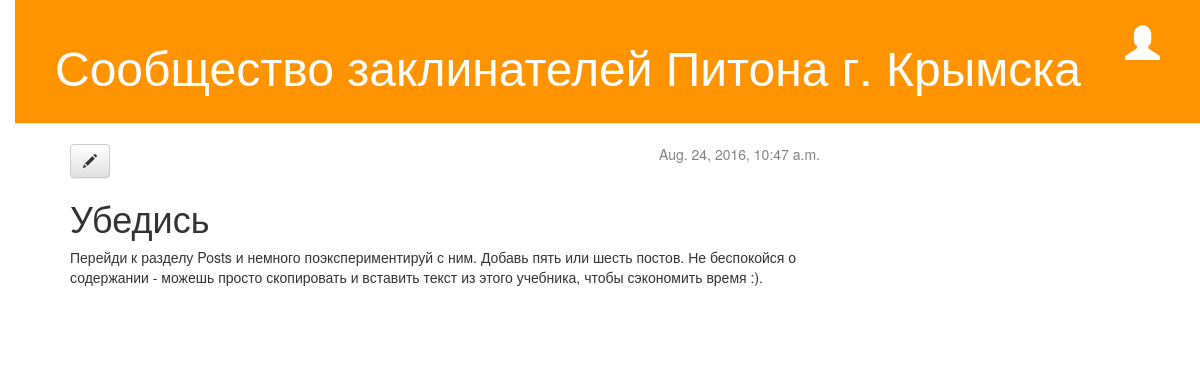
/post/6/, run on an earlier commit of the app's database.
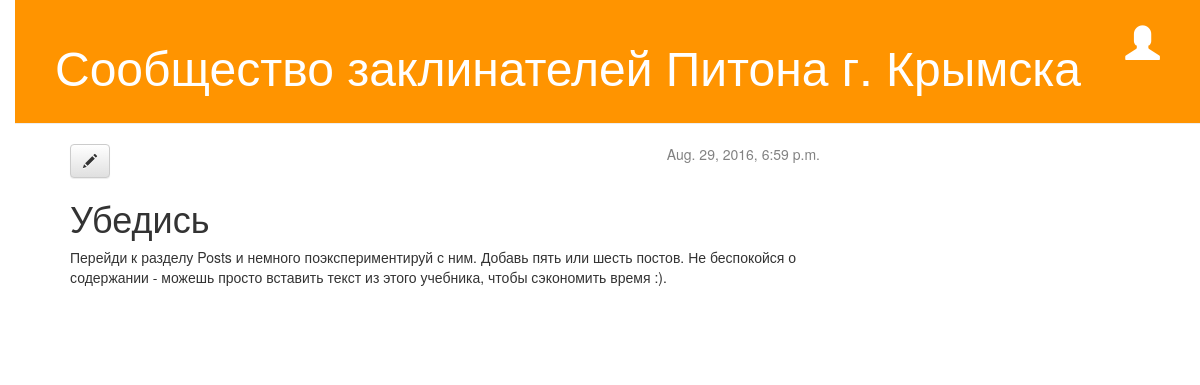
And on a later commit of the database.
### blog/models.py (models this page shows, shortened)
class Post(models.Model):
    author = models.ForeignKey('auth.User')
    title = models.CharField(max_length=200)
    text = models.TextField()
    created_date = models.DateTimeField(
            default=timezone.now)
    published_date = models.DateTimeField(
            blank=True, null=True)

### blog/views.py (the view)
# urls.py: url(r'^post/(?P<pk>[0-9]+)/$', views.post_detail, name='post_detail'),
def post_detail(request, pk):
    post = get_object_or_404(Post, pk=pk)
    return render(request, 'blog/post_detail.html', {'post': post})

### blog/templates/blog/post_detail.html
{% extends 'blog/base.html' %}
{% block content %}
    <div class="post">
        {% if post.published_date %}
            <div class="date">
                {{ post.published_date }}
            </div>
        {% endif %}
        <a class="btn btn-default" href="{% url 'post_edit' pk=post.pk %}"><span class="glyphicon glyphicon-pencil"></span></a>
        <h1>{{ post.title }}</h1>
        <p>{{ post.text|linebreaksbr }}</p>
    </div>
{% endblock %}

### blog/templates/blog/base.html (shortened to what this page needs)
    {% load staticfiles %}
<!DOCTYPE html>
<html lang="ru">
<head>
    <link rel="stylesheet" href="//maxcdn.bootstrapcdn.com/bootstrap/3.2.0/css/bootstrap.min.css">
    <link rel="stylesheet" href="//maxcdn.bootstrapcdn.com/bootstrap/3.2.0/css/bootstrap-theme.min.css">
    <link rel="stylesheet" href="{% static 'css/blog.css' %}">
</head>
<body>
        <div class="page-header">
            {% if user.is_authenticated %}
                <a href="{% url 'post_new' %}" class="top-menu"><span class="glyphicon glyphicon-plus"></span></a>
            {% else %}
                <a href="{% url 'new_user' %}" class="top-menu"><span class="glyphicon glyphicon-user"></span></a>
            {% endif %}
            <h1><a href="/">Сообщество заклинателей Питона г. Крымска</a></h1>
        </div>
        <div class="content container">
            <div class="row">
                <div class="col-md-8">
                {% block content %}
                {% endblock %}
                </div>
            </div>
        </div>
</body>
</html>

### blog/static/css/blog.css (style rules this page uses)
body { padding-left: 15px; }
.page-header { background-color: #ff9400; margin-top: 0; padding: 20px 20px 20px 40px; }
.page-header h1, .page-header h1 a, .page-header h1 a:visited, .page-header h1 a:active { color: #ffffff; font-size: 36pt; text-decoration: none; }
.content { margin-left: 40px; }
.date { float: right; color: #828282; }
.top-menu, .top-menu:hover, .top-menu:visited { color: #ffffff; float: right; font-size: 26pt; margin-right: 20px; }
.post { margin-bottom: 70px; }

What changed in the data, as far as the page shows it:
changed Post "Убедись": published_date "Aug. 24, 2016, 10:47 a.m." → "Aug. 29, 2016, 6:59 p.m."; text "…содержании - можешь просто скопировать и вставить текст из этого…" → "…содержании - можешь просто вставить текст из этого…"
